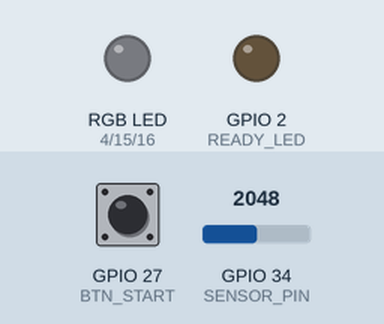
This sketch was run on a simulated ESP32. Parts: an RGB LED mixed from three pins (HIGH = lit), output pins drawn as LEDs (lit = HIGH). The inputs (shaded band) are chosen by the test bench; at power-on: GPIO 27 (BTN_START) HIGH, GPIO 34 (SENSOR_PIN) = 2048. Dim RGB values are drawn brighter than linear; nothing arrives over Bluetooth unless stated; what the sketch prints to the serial monitor is not drawn.

Above: at 1.2 s.
1.3 s: GPIO 27 (BTN_START) pulled LOW for 0.15 s
At 1.5 s:
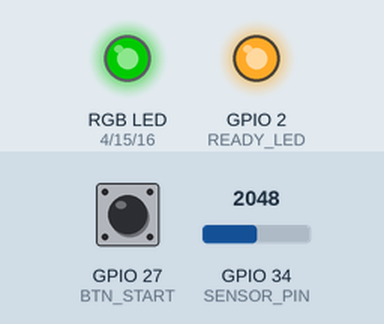
At 2.4 s:
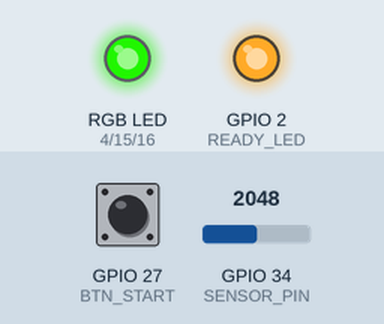
7.3 s: GPIO 27 (BTN_START) pulsed LOW 2 times (0.12 s each, 0.3 s apart)
At 7.92 s:
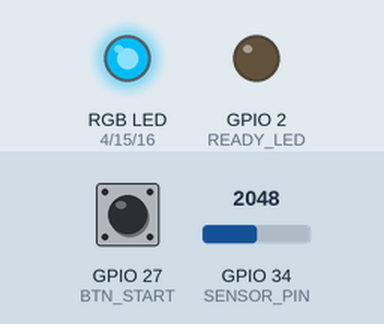
Timing chart, 0 to 10.8 s (numbered marks = the images above; inputs shaded):
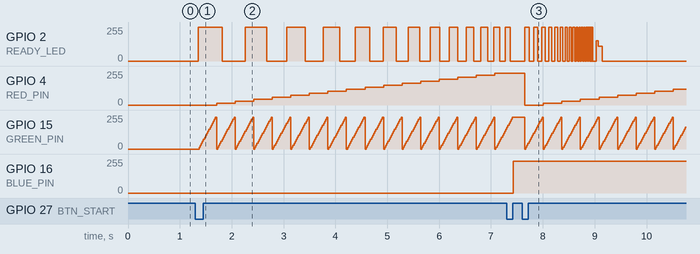

The sketch:

kinetic-eye51.4.ino
```cpp
/*
 * PROJECT: Kinetic Eye - Spectralmeter
 * FILE: __FILE__
 * DATE: __DATE__
 * TIME: __TIME__
 */

#include "BluetoothSerial.h"

#define RED_PIN    4
#define GREEN_PIN  15
#define BLUE_PIN   16
#define BTN_START  27
#define SENSOR_PIN 34
#define READY_LED  2

long currentStep = 0;
const long totalSteps = 5832;
unsigned long lastFlashTime = 0;
bool ledState = false;

BluetoothSerial SerialBT;

struct DataPoint {
  uint8_t r;
  uint8_t g;
  uint8_t b;
  uint16_t val;
};

void setup() {
  Serial.begin(115200);

  Serial.println(F("--- PROJECT: Kinetic Eye ---"));
  Serial.print(F("FILE: ")); Serial.println(__FILE__);
  Serial.print(F("DATE: ")); Serial.println(__DATE__);
  Serial.print(F("TIME: ")); Serial.println(__TIME__);

  pinMode(RED_PIN, OUTPUT);
  pinMode(GREEN_PIN, OUTPUT);
  pinMode(BLUE_PIN, OUTPUT);
  pinMode(BTN_START, INPUT_PULLUP);
  pinMode(READY_LED, OUTPUT);

  SerialBT.begin("Kinetic-Eye");
  Serial.println(F("STATUS: Ready."));
}

void runSpectralScan() {
  DataPoint point;
  uint8_t syncByte = 0xFF; // The "Anchor"

  for (int r = 0; r <= 250; r += 15) {
    for (int g = 0; g <= 250; g += 15) {
      for (int b = 0; b <= 250; b += 15) {
        analogWrite(RED_PIN, r);
        analogWrite(GREEN_PIN, g);
        analogWrite(BLUE_PIN, b);

        delayMicroseconds(20);

        currentStep++;
        int currentDelay = map(currentStep, 0, totalSteps, 500, 20);

        if (millis() - lastFlashTime >= currentDelay) {
          ledState = !ledState;
          digitalWrite(READY_LED, ledState);
          lastFlashTime = millis();
        }

        point.r = (uint8_t)r;
        point.g = (uint8_t)g;
        point.b = (uint8_t)b;
        point.val = (uint16_t)analogRead(SENSOR_PIN);

        delay(1);

        // SEND SYNC BYTE THEN DATA
        SerialBT.write(syncByte);
        SerialBT.write((uint8_t*)&point, sizeof(point));
      }
    }
  }
}

void loop() {
  if (digitalRead(BTN_START) == LOW) {
    delay(50);
    if (digitalRead(BTN_START) == LOW) {
      runSpectralScan();
      while(digitalRead(BTN_START) == LOW);
    }
  }
}
```

Measured:
- after the input at 1.3 s, GPIO 2 (READY_LED): 0/255 → 255/255 after 0.05 s, then repeats every 0.85 s: 0/255 0.44 s, 255/255 0.41 s; GPIO 4 (RED_PIN): moves from 0/255 to 240/255 over 5.4 s, starting after 0.41 s
- after the input at 7.3 s, GPIO 4 (RED_PIN): 240/255 → 0/255 after 0.35 s, → 15/255 0.36 s later, → 30/255 0.36 s later, → 45/255 0.36 s later, … (9 changes in this stretch)
